Frame 1 (no input): blank canvas, image omitted
Frame 60 (the mouse pressed at the canvas centre just before this capture): blank canvas, image omitted
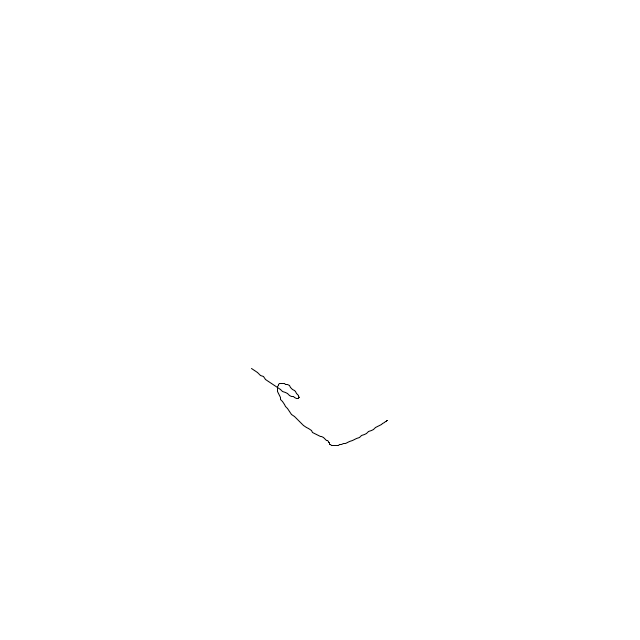
Frame 120 (the mouse held since frame 60 and released just before this capture)

The Processing sketch whose frames 1 and 60 were blank and that drew this single picture after the mouse press (run headless with seeded random() and noise(); from frame 60 on, the mouse is pressed at the canvas centre):

// Processing sketch: perlinWalker
// ── perlinWalker.pde
Walker w;

void setup(){
  size(640, 640);
  w = new Walker();
  background(255);
}

void draw(){
  w.step();
  w.display();
}

// ── Walker.pde
class Walker {
  float x, y, lastX, lastY, tx, ty;

  Walker() {
    tx = 0;
    ty = 10000;
    
    x = map(noise(tx), 0, 1, 0, width);
    y = map(noise(ty), 0, 1, 0, height);
    lastX = map(noise(tx), 0, 1, 0, width);
    lastY = map(noise(ty), 0, 1, 0, height);
  }

  void display() {
    stroke(0);
    line(lastX, lastY, x, y);
  }
  
  void step(){
    float stepX = map(noise(tx), 0, 1, 0, width);
    float stepY = map(noise(ty), 0, 1, 0, height);
    
    lastX = x;
    lastY = y;
    
    x = stepX;
    y = stepY;
    
    tx += .005;
    ty += .005;
  }
}
